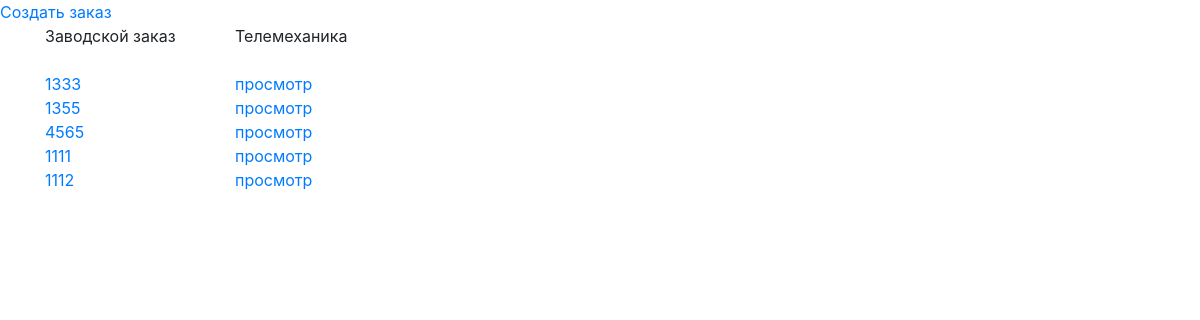
Before: / with the older database file.
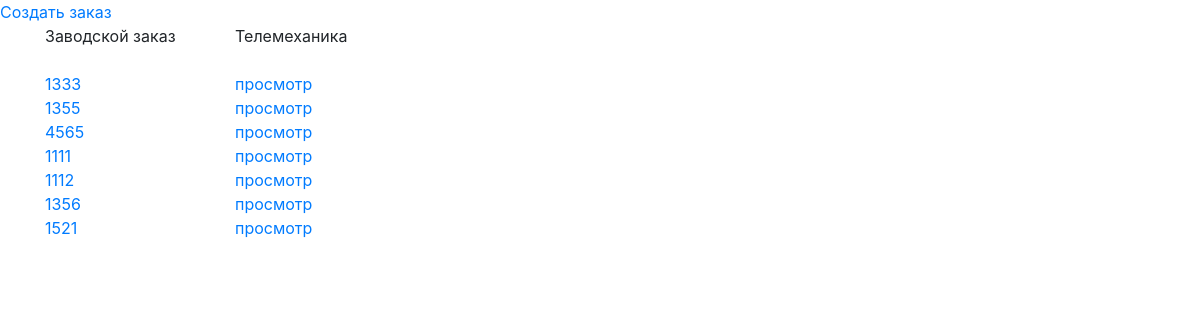
After: the same page with the newer database file.
### otk/models/order.py (models this page shows)
class OTKOrder(models.Model):
    man_number = models.IntegerField(unique=True)
    tm_checklist = models.OneToOneField(TMCheckList,
                                        on_delete=models.SET_NULL,
                                        unique=True,
                                        blank = True,
                                        null = True,
                                        default = None)
    def __str__(self):
        return str(self.man_number)

### otk/views/views.py (the view)
# urls.py: path('', CheckListListView.as_view(), name='checklist_list'),
class CheckListListView(ListView):
    model = OTKOrder
    template_name = 'checklist_list.html'

### otk/templates/checklist_list.html
{% extends 'base.html' %}
{% block content %}
    <a href="{% url 'order_create'%}"> Создать заказ  </a>
    <div class="container">
        <div class="row">
            <div class="col-2">
                Заводской заказ
            </div>
            <div class="col-sm">
                Телемеханика
            </div>
        </div>
        <br/>
        {% for otkorder in object_list %}
            <div class="row">
                <div class="col-2">
                    <a href=""> {{ otkorder }} </a>
                </div>
                <div class="col-sm">
                    {% if  otkorder.tm_checklist  %}
                        <a href="{% url 'tm_checklist_detail' otkorder.tm_checklist.id %}">просмотр </a>
                    {% else %}
                        <a href="{% url 'tm_checklist_create' otkorder.pk %}">создать </a>
                    {% endif %}
                </div>
            </div>
        {% endfor %}
{% endblock content %}

Changed rows visible on the page:
added OTKOrder: man_number "1356", shows "просмотр"
added OTKOrder: man_number "1521", shows "просмотр"
